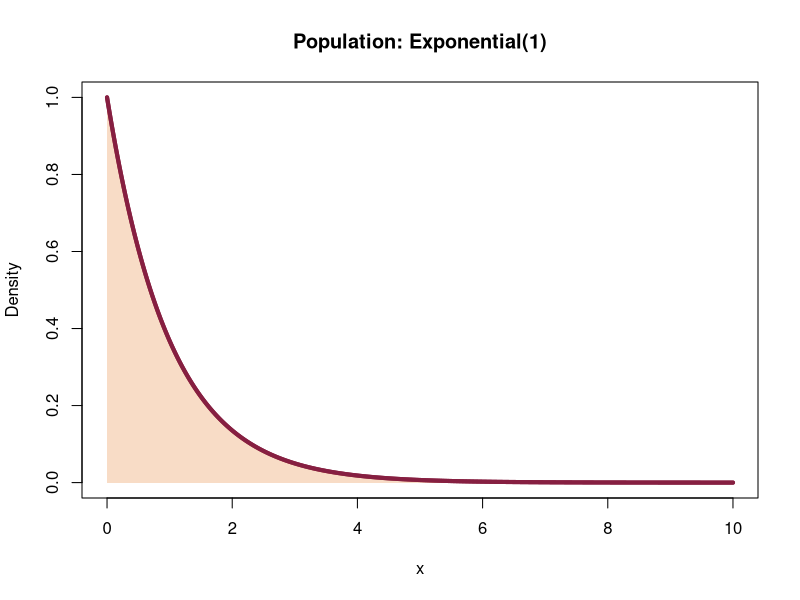
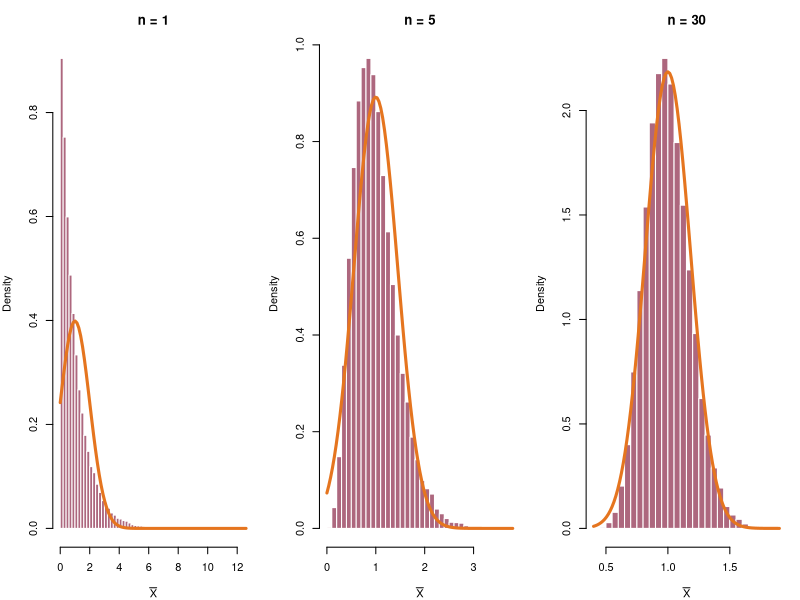
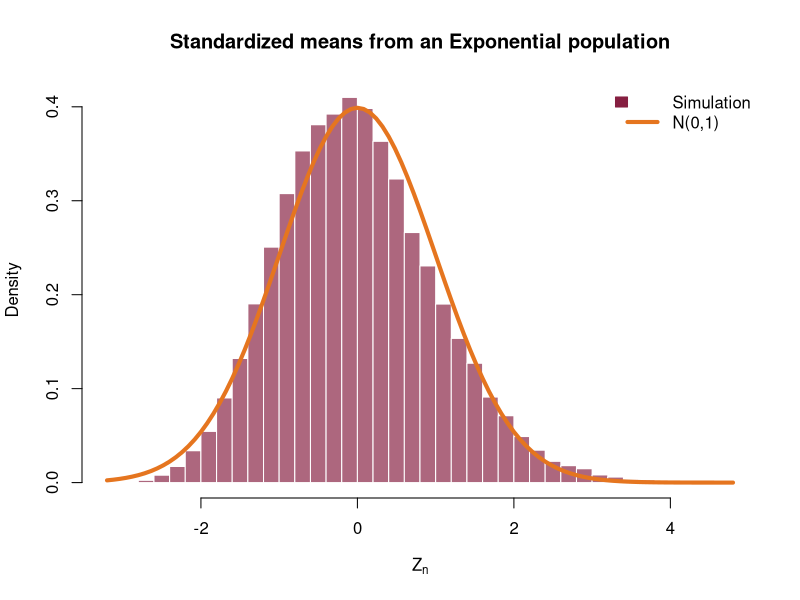

Write R code to recreate these figures, in order.
## ---- chunk 1
#| label: population-shape
#| fig-width: 7
#| fig-height: 4
#| echo: false
x <- seq(0, 10, length.out = 500)
plot(x, dexp(x), type = "l", lwd = 4, col = "#861F41",
     xlab = "x", ylab = "Density", main = "Population: Exponential(1)")
polygon(c(x, rev(x)), c(dexp(x), rep(0, length(x))),
        col = adjustcolor("#E5751F", 0.25), border = NA)
lines(x, dexp(x), lwd = 4, col = "#861F41")
## ---- chunk 2
#| label: sampling-distributions
#| fig-width: 10
#| fig-height: 4.7
#| fig-align: center
#| echo: false
set.seed(3504)
B <- 30000
ns <- c(1, 5, 30)
oldpar <- par(mfrow = c(1, 3), mar = c(4, 4, 3, 1))
for (n in ns) {
  means <- replicate(B, mean(rexp(n)))
  hist(means, probability = TRUE, breaks = 45,
       col = adjustcolor("#861F41", 0.68), border = "white",
       main = paste("n =", n), xlab = expression(bar(X)))
  curve(dnorm(x, mean = 1, sd = 1/sqrt(n)), add = TRUE,
        col = "#E5751F", lwd = 3)
}
par(oldpar)
## ---- chunk 3
#| label: standardized-means
#| fig-width: 8
#| fig-height: 4.6
#| echo: false
set.seed(17)
B <- 40000
n <- 30
z <- replicate(B, {
  xb <- mean(rexp(n))
  (xb - 1)/(1/sqrt(n))
})
hist(z, probability = TRUE, breaks = 50,
     col = adjustcolor("#861F41", 0.68), border = "white",
     xlab = expression(Z[n]), main = "Standardized means from an Exponential population")
curve(dnorm(x), add = TRUE, col = "#E5751F", lwd = 4)
legend("topright", c("Simulation", "N(0,1)"),
       fill = c("#861F41", NA), border = c("#861F41", NA),
       lty = c(NA, 1), lwd = c(NA, 4), col = c(NA, "#E5751F"), bty = "n")
## ---- chunk 4
pnorm(2) - pnorm(-1)
## ---- chunk 5
1 - pnorm((2200 - 50*42)/(9*sqrt(50)))
## ---- chunk 6
c(
  exact = pbinom(8, 25, 0.4),
  normal_no_correction = pnorm(8, 10, sqrt(6)),
  normal_with_correction = pnorm(8.5, 10, sqrt(6))
)
